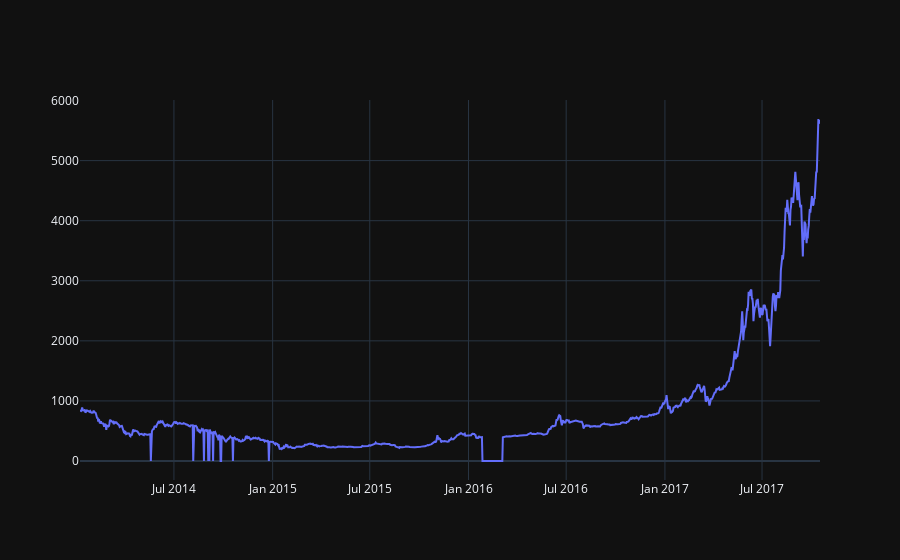

The cell this chart's notebook holds for it:
### Markdown cell above
#### Plot line graph base on `Weighted Price`

### Code cell
btc_trace = go.Scatter(x=data.index, y=data['Weighted Price'], name= 'Price')
py.iplot([btc_trace])

### Figure 1 — Plotly figure (JSON) as saved in the notebook; plotly's stock layout.template omitted (floating-point values rounded to 4 significant figures; data arrays with more than 128 entries replaced by an {"elided": "..."} marker saying what was removed)
{"data": [{"name": "Price", "x": {"elided": "1380 str values"}, "y": {"elided": "1380 float values"}, "type": "scatter"}], "layout": {}}
